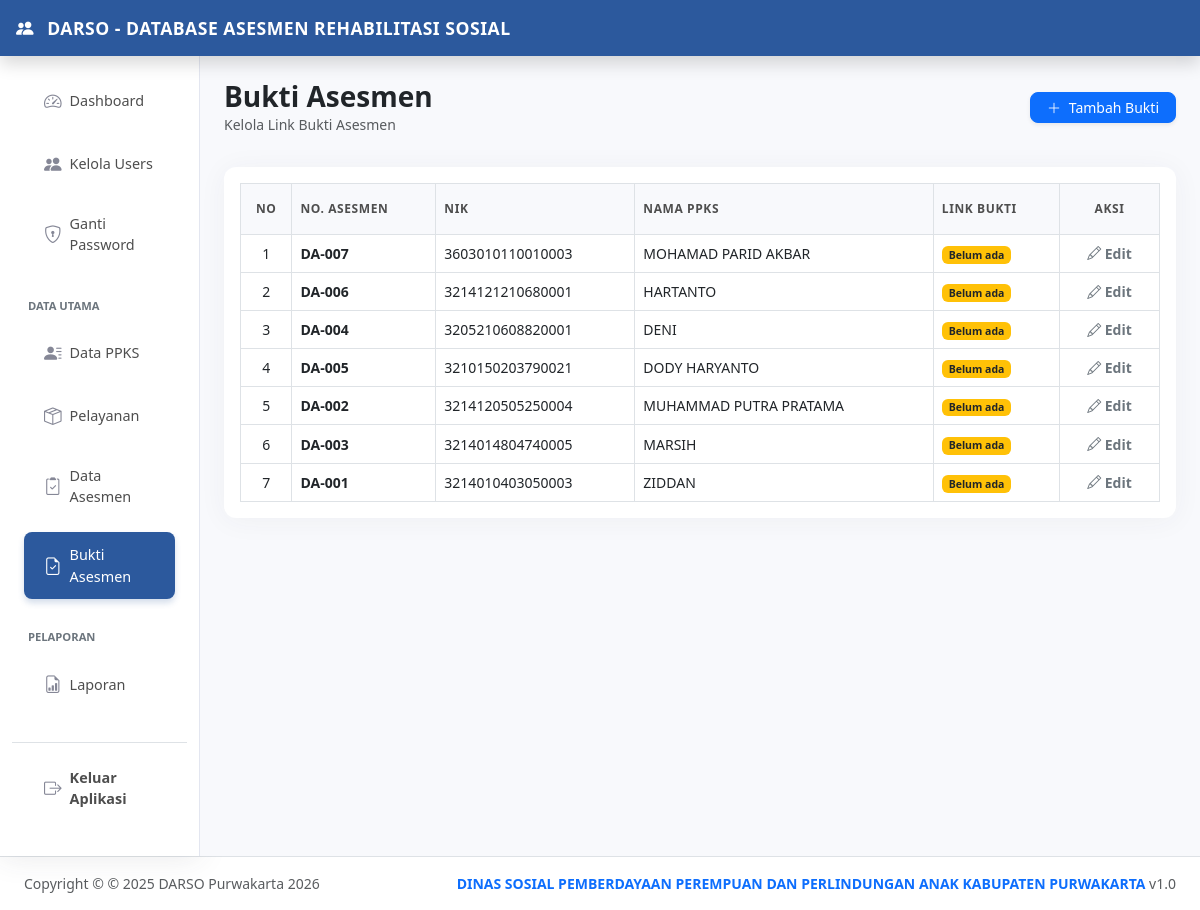
The app's page /bukti-asesmen/index.php (signed in) with its own data.
### tables this page shows
CREATE TABLE `tbl_asesmen` (
  `no_asesmen` varchar(20) NOT NULL,
  `tgl_asesmen` date NOT NULL,
  `nik` varchar(16) NOT NULL,
  `petugas_asesmen` varchar(100) NOT NULL,
  `kondisi_ppks` text NOT NULL,
  `layanan_dibutuhkan` text DEFAULT NULL,
  `link_bukti` varchar(500) DEFAULT NULL
);

CREATE TABLE `tbl_ppks` (
  `nik` varchar(16) NOT NULL,
  `nama_ppks` varchar(100) NOT NULL,
  `tgl_lahir` date NOT NULL,
  `jk` enum('L','P') NOT NULL,
  `alamat` text NOT NULL,
  `jenis_ppks` varchar(50) NOT NULL
);

### bukti-asesmen/index.php (the view, shortened to what this page needs)
<?php
require '../templates/header.php';
require '../templates/sidebar.php';
?>
<main class="col-md-9 ms-sm-auto col-lg-10 px-md-4 min-vh-100" style="background-color: #f8f9fc;">
  <div class="d-flex justify-content-between align-items-center pt-4 pb-3 mb-3">
    <div>
        <h3 class="fw-bold text-dark mb-0">Bukti Asesmen</h3>
        <p class="text-muted small mb-0">Kelola Link Bukti Asesmen</p>
    </div>
    <a href="tambah-data.php" class="btn btn-primary btn-sm px-3 shadow-sm rounded-3">
      <i class="bi bi-plus-lg me-1"></i> Tambah Bukti
    </a>
  </div>
  <div class="card border-0 shadow-sm rounded-0">
    <div class="card-body p-3">
        <div class="table-responsive">
            <table class="table table-bordered table-hover align-middle mb-0" style="border-color: #dee2e6;">
              <thead class="bg-light">
                <tr>
                  <th class="py-3 text-center small fw-bold text-dark">No</th>
                  <th class="py-3 small fw-bold text-dark">No. Asesmen</th>
                  <th class="py-3 small fw-bold text-dark">NIK</th>
                  <th class="py-3 small fw-bold text-dark">Nama PPKS</th>
                  <th class="py-3 small fw-bold text-dark">Link Bukti</th>
                  <th class="py-3 text-center small fw-bold text-dark" style="width: 100px;">Aksi</th>
                </tr>
              </thead>
              <tbody>
                <?php
                $no = 1;
                $sql = "SELECT a.no_asesmen, a.nik, a.link_bukti, p.nama_ppks
                        FROM tbl_asesmen a
                        INNER JOIN tbl_ppks p ON a.nik = p.nik
                        ORDER BY a.tgl_asesmen DESC";
                $query = mysqli_query($koneksi, $sql);
                while($data = mysqli_fetch_assoc($query)):
                ?>
                  <tr>
                    <td class="text-center text-dark small"><?= $no++; ?></td>
                    <td class="text-dark small fw-bold"><?= $data['no_asesmen']; ?></td>
                    <td class="text-dark small"><?= $data['nik']; ?></td>
                    <td class="text-dark small"><?= $data['nama_ppks']; ?></td>
                    <td class="text-dark small">
                      <?php if(!empty($data['link_bukti'])): ?>
                        <a href="<?= $data['link_bukti']; ?>" target="_blank" class="text-primary">
                          <i class="bi bi-link-45deg"></i> Lihat Bukti
                        </a>
                      <?php else: ?>
                        <span class="badge bg-warning text-dark">Belum ada</span>
                      <?php endif; ?>
                    </td>
                    <td class="text-center small">
                      <a href="tambah-data.php?no=<?= $data['no_asesmen'] ?>" class="text-decoration-none fw-bold text-secondary">
                        <i class="bi bi-pencil"></i> Edit
                      </a>
                    </td>
                  </tr>
                <?php endwhile; ?>
              </tbody>
            </table>
        </div>
    </div>
  </div>
</main>
<?php require '../templates/footer.php'; ?>

### templates/header.php (style rules this page uses)
:root { color-scheme: light !important; var(--warna-utama): #2c599d; var(--warna-hover): #1e3d6b; }
body { background-color: #f0f2f5 !important; color: #333 !important; }
.card { border: none !important; border-radius: 12px !important; box-shadow: 0 0.15rem 1.75rem 0 rgba(58, 59, 69, 0.05) !important; }
.table thead th { background-color: #f8f9fc; text-transform: uppercase; font-size: 0.75rem; letter-spacing: 0.05em; color: #4e4e4e !important; }

### records on screen
tbl_asesmen: no_asesmen "DA-007", nik "3603010110010003", nik.nama_ppks "MOHAMAD PARID AKBAR", link_bukti "Belum ada"
tbl_asesmen: no_asesmen "DA-006", nik "3214121210680001", nik.nama_ppks "HARTANTO", shows "Belum ada"
tbl_asesmen: no_asesmen "DA-004", nik "3205210608820001", nik.nama_ppks "DENI", shows "Belum ada"
tbl_asesmen: no_asesmen "DA-005", nik "3210150203790021", nik.nama_ppks "DODY HARYANTO", shows "Belum ada"
tbl_asesmen: no_asesmen "DA-002", nik "3214120505250004", nik.nama_ppks "MUHAMMAD PUTRA PRATAMA", shows "Belum ada"
tbl_asesmen: no_asesmen "DA-003", nik "3214014804740005", nik.nama_ppks "MARSIH", shows "Belum ada"
tbl_asesmen: no_asesmen "DA-001", nik "3214010403050003", nik.nama_ppks "ZIDDAN", shows "Belum ada"
